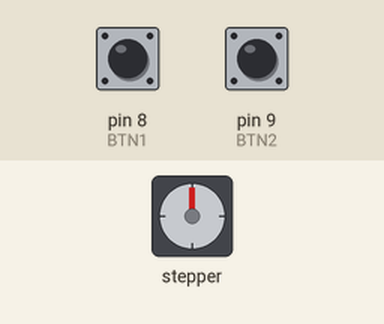
This sketch was run on a simulated Arduino Uno, built with avr-gcc and run on an emulated ATmega328P. On the bench: stepper motor. The test bench sets the inputs (shaded band); at power-on: pin 8 (BTN1) HIGH, pin 9 (BTN2) HIGH. Stepper angles assume 2048 steps per turn.

Above: at 1.2 s.
1.3 s: pin 8 (BTN1) pulled LOW for 1 s
At 3.2 s:
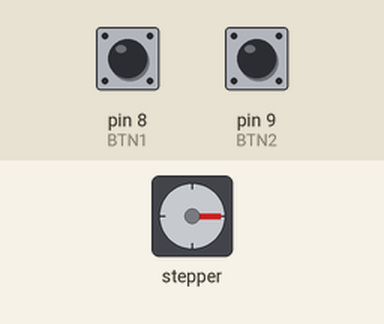
3.8 s: pin 9 (BTN2) pulled LOW for 3.2 s
At 7.6 s:
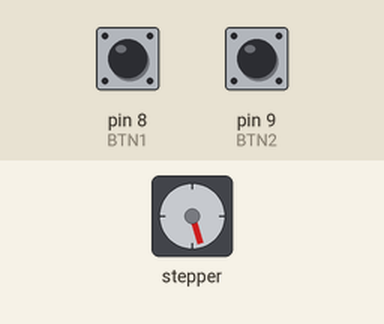
8.5 s: pin 9 (BTN2) pulled LOW for 0.15 s
At 9.0 s:
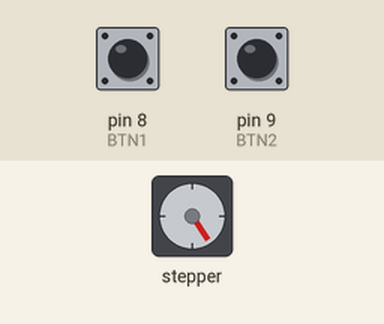
10.1 s: pin 8 (BTN1) pulled LOW for 3.2 s
At 14.3 s:
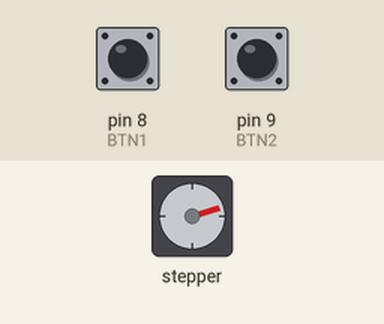
14.8 s: pin 8 (BTN1) pulled LOW for 1 s
At 15.26 s:
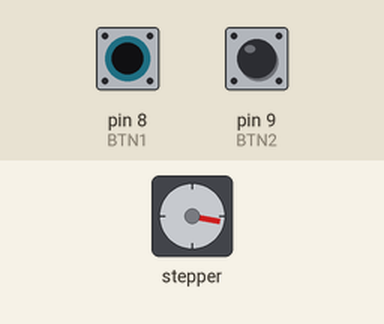
17.3 s: pin 9 (BTN2) pulled LOW for 3.2 s
At 21.5 s:
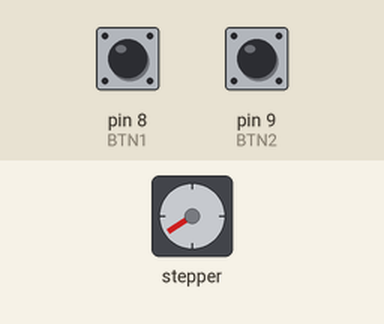
Timing chart, 0 to 23.0 s (numbered marks = the images above; inputs shaded):
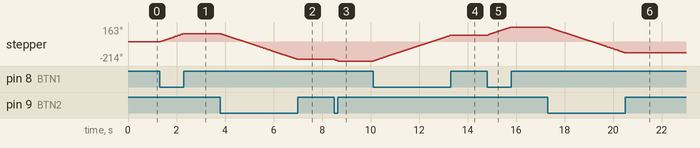

Measured:
- after the input at 1.3 s, stepper: turns 90° clockwise in 1.0 s, starting at once
- after the input at 3.8 s, stepper: turns 287° counter-clockwise in 3.2 s, starting at once
- after the input at 8.5 s, stepper: turns 17° counter-clockwise in 0.17 s, starting at once
- after the input at 10.1 s, stepper: turns 287° clockwise in 3.2 s, starting at once
- after the input at 14.8 s, stepper: turns 90° clockwise in 1.0 s, starting at once
- after the input at 17.3 s, stepper: turns 287° counter-clockwise in 3.2 s, starting at once

The sketch:

031_STEPPER_BTN.ino
```cpp
#include <Stepper.h>

#define IN1 7
#define IN2 6
#define IN3 5
#define IN4 4
#define BTN1 8
#define BTN2 9

const int stepsPerRevolution = 2048;

Stepper myStepper(stepsPerRevolution, IN4, IN2, IN3, IN1);

void setup() {
  Serial.begin(9600);
  pinMode(BTN1,INPUT_PULLUP);
  pinMode(BTN2,INPUT_PULLUP);
  myStepper.setSpeed(15); //RPM
}

void loop() {
  if(digitalRead(BTN1) == LOW){
    myStepper.step(32);
  }
  if(digitalRead(BTN2) == LOW){
    myStepper.step(-32);
  }
}
```
